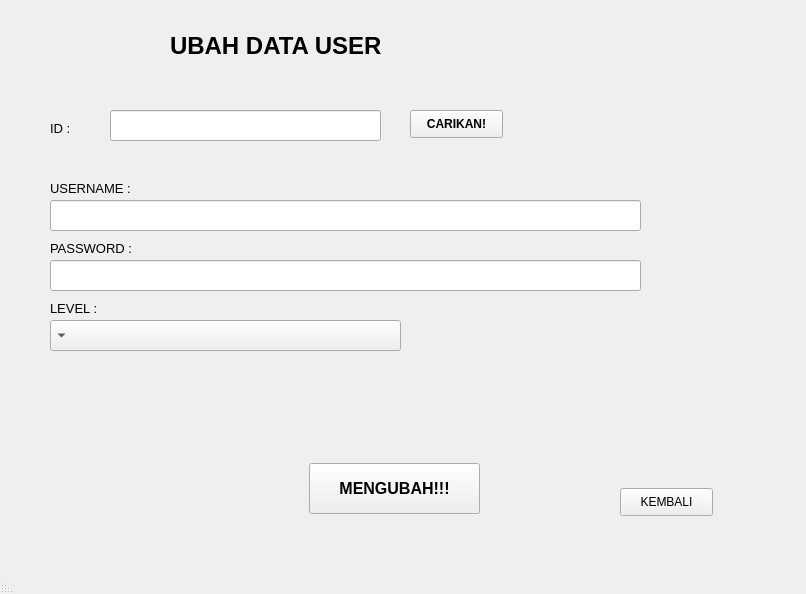
<?xml version="1.0" encoding="UTF-8"?>
<ui version="4.0">
 <class>MainWindow</class>
 <widget class="QMainWindow" name="MainWindow">
  <property name="geometry">
   <rect>
    <x>0</x>
    <y>0</y>
    <width>806</width>
    <height>594</height>
   </rect>
  </property>
  <property name="windowTitle">
   <string>MainWindow</string>
  </property>
  <property name="layoutDirection">
   <enum>Qt::RightToLeft</enum>
  </property>
  <widget class="QWidget" name="centralwidget">
   <widget class="QLabel" name="label_ubah_data_mhs">
    <property name="geometry">
     <rect>
      <x>170</x>
      <y>30</y>
      <width>411</width>
      <height>31</height>
     </rect>
    </property>
    <property name="font">
     <font>
      <pointsize>18</pointsize>
      <weight>75</weight>
      <bold>true</bold>
     </font>
    </property>
    <property name="text">
     <string>UBAH DATA USER</string>
    </property>
   </widget>
   <widget class="QLabel" name="label_3">
    <property name="geometry">
     <rect>
      <x>50</x>
      <y>180</y>
      <width>161</width>
      <height>16</height>
     </rect>
    </property>
    <property name="font">
     <font>
      <pointsize>10</pointsize>
     </font>
    </property>
    <property name="text">
     <string>USERNAME :</string>
    </property>
   </widget>
   <widget class="QLineEdit" name="lineEdit_alamat">
    <property name="geometry">
     <rect>
      <x>50</x>
      <y>260</y>
      <width>591</width>
      <height>31</height>
     </rect>
    </property>
    <property name="font">
     <font>
      <pointsize>10</pointsize>
     </font>
    </property>
   </widget>
   <widget class="QLineEdit" name="lineEdit_nama">
    <property name="geometry">
     <rect>
      <x>50</x>
      <y>200</y>
      <width>591</width>
      <height>31</height>
     </rect>
    </property>
    <property name="font">
     <font>
      <pointsize>10</pointsize>
     </font>
    </property>
    <property name="text">
     <string/>
    </property>
   </widget>
   <widget class="QLabel" name="label_2">
    <property name="geometry">
     <rect>
      <x>50</x>
      <y>120</y>
      <width>81</width>
      <height>16</height>
     </rect>
    </property>
    <property name="font">
     <font>
      <pointsize>10</pointsize>
     </font>
    </property>
    <property name="text">
     <string>ID :</string>
    </property>
   </widget>
   <widget class="QLineEdit" name="lineEdit_id">
    <property name="geometry">
     <rect>
      <x>110</x>
      <y>110</y>
      <width>271</width>
      <height>31</height>
     </rect>
    </property>
    <property name="font">
     <font>
      <pointsize>10</pointsize>
      <weight>75</weight>
      <bold>true</bold>
     </font>
    </property>
    <property name="text">
     <string/>
    </property>
   </widget>
   <widget class="QPushButton" name="btn_ubah">
    <property name="geometry">
     <rect>
      <x>309</x>
      <y>463</y>
      <width>171</width>
      <height>51</height>
     </rect>
    </property>
    <property name="font">
     <font>
      <pointsize>12</pointsize>
      <weight>75</weight>
      <bold>true</bold>
     </font>
    </property>
    <property name="text">
     <string>MENGUBAH!!!</string>
    </property>
   </widget>
   <widget class="QLabel" name="label_4">
    <property name="geometry">
     <rect>
      <x>50</x>
      <y>240</y>
      <width>161</width>
      <height>16</height>
     </rect>
    </property>
    <property name="font">
     <font>
      <pointsize>10</pointsize>
     </font>
    </property>
    <property name="text">
     <string>PASSWORD :</string>
    </property>
   </widget>
   <widget class="QPushButton" name="btn_cari">
    <property name="geometry">
     <rect>
      <x>410</x>
      <y>110</y>
      <width>93</width>
      <height>28</height>
     </rect>
    </property>
    <property name="font">
     <font>
      <weight>75</weight>
      <bold>true</bold>
     </font>
    </property>
    <property name="text">
     <string>CARIKAN!</string>
    </property>
   </widget>
   <widget class="QPushButton" name="btn_kembali">
    <property name="geometry">
     <rect>
      <x>620</x>
      <y>488</y>
      <width>93</width>
      <height>28</height>
     </rect>
    </property>
    <property name="text">
     <string>KEMBALI</string>
    </property>
   </widget>
   <widget class="QLabel" name="label_5">
    <property name="geometry">
     <rect>
      <x>50</x>
      <y>300</y>
      <width>161</width>
      <height>16</height>
     </rect>
    </property>
    <property name="font">
     <font>
      <pointsize>10</pointsize>
     </font>
    </property>
    <property name="text">
     <string>LEVEL :</string>
    </property>
   </widget>
   <widget class="QComboBox" name="comboBox">
    <property name="geometry">
     <rect>
      <x>50</x>
      <y>320</y>
      <width>351</width>
      <height>31</height>
     </rect>
    </property>
   </widget>
  </widget>
  <widget class="QMenuBar" name="menubar">
   <property name="geometry">
    <rect>
     <x>0</x>
     <y>0</y>
     <width>806</width>
     <height>26</height>
    </rect>
   </property>
  </widget>
  <widget class="QStatusBar" name="statusbar"/>
 </widget>
 <resources/>
 <connections/>
</ui>
